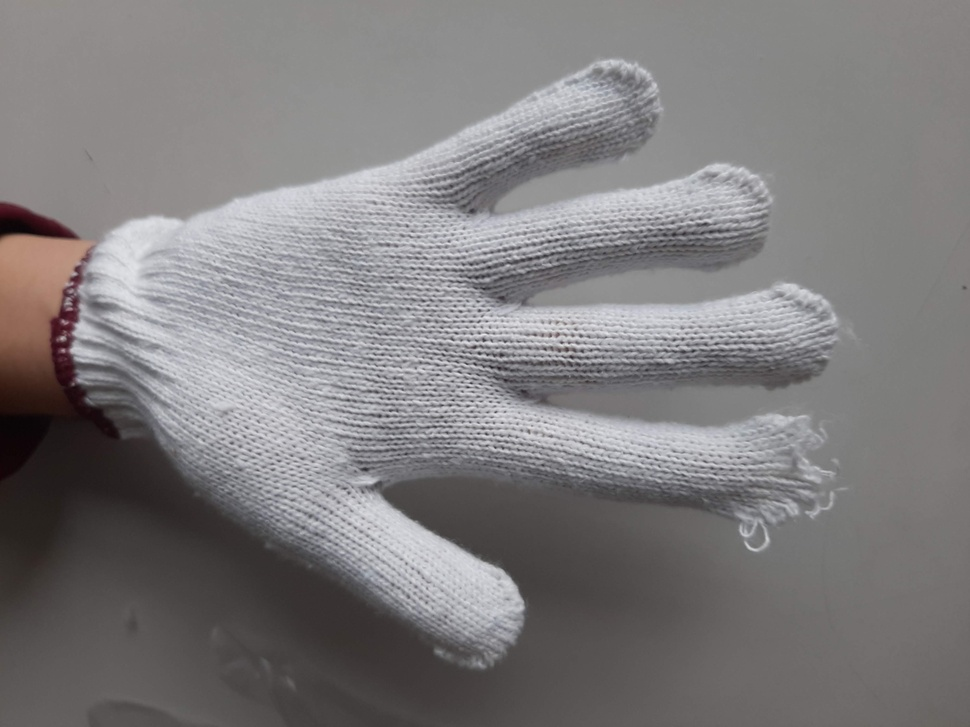
%> input picture images/fraying_1.jpg, 970 x 727 px, shrunk from 4032 x 3024 before the run
$ octave detect_fraying.m   (GNU Octave 9; MATLAB toolbox functions it lacks are replaced by stand-ins)
%> lines starting %> are read from the running program, lines starting %| are printed output that depends on the picture; in (x1, y1, x2, y2) boxes, pixels count from 0 and x2, y2 are one past the last pixel; in counts of white or black regions, pixels touching at a corner belong together; the program's own positions count from 1
clc; clear all; close all;

img = imread('images/fraying_1.jpg');
%> img is the input picture: size 727x970x3 uint8; mean R, G, B 127, 124.5, 125.4

figure("Name","RGB color space");
subplot(131); imshow(img(:,:,1)); title("R");
subplot(132); imshow(img(:,:,2)); title("G");
subplot(133); imshow(img(:,:,3)); title("B");

figure("Name", "YCbCr color space");
img_ycbcr = rgb2ycbcr(img);
%> img_ycbcr: size 727x970x3 uint8; mean of channels 1, 2, 3 123.6, 128, 129.1
subplot(131); imshow(img_ycbcr(:,:,1)); title("Y");
subplot(132); imshow(img_ycbcr(:,:,2)); title("Cb");
%> after `imshow(img_ycbcr(:,:,2))`:
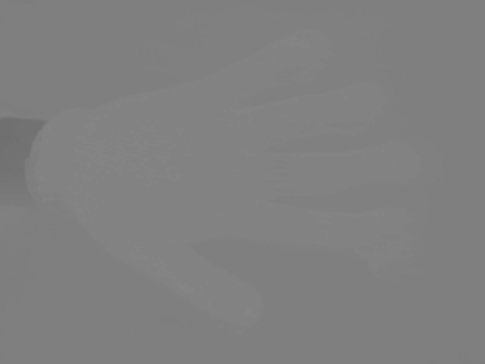
%> displayed picture: size 727x970, on the screen's scale of 0 to 255 (shown at 1/2 size); min 111, max 134, mean 128
subplot(133); imshow(img_ycbcr(:,:,3)); title("Cr");


figure("Name", "the chosen one");
img_glove = histeq(img_ycbcr(:,:,3));
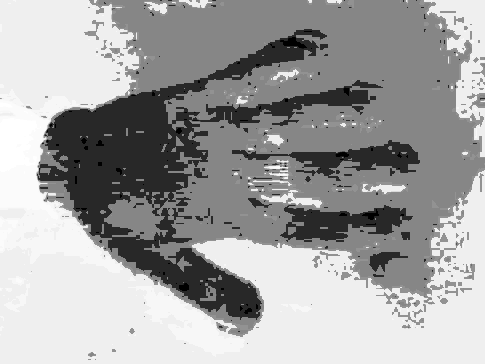
%> img_glove: size 727x970 uint8 (shown at 1/2 size); min 0, max 255, mean 162.1
imshow(img_glove);

% [6 lines of commented-out code are left out]
figure('Name','histogram');
subplot(1,2,1); plot(imhist(img_glove));
thresh = img_glove > 170;
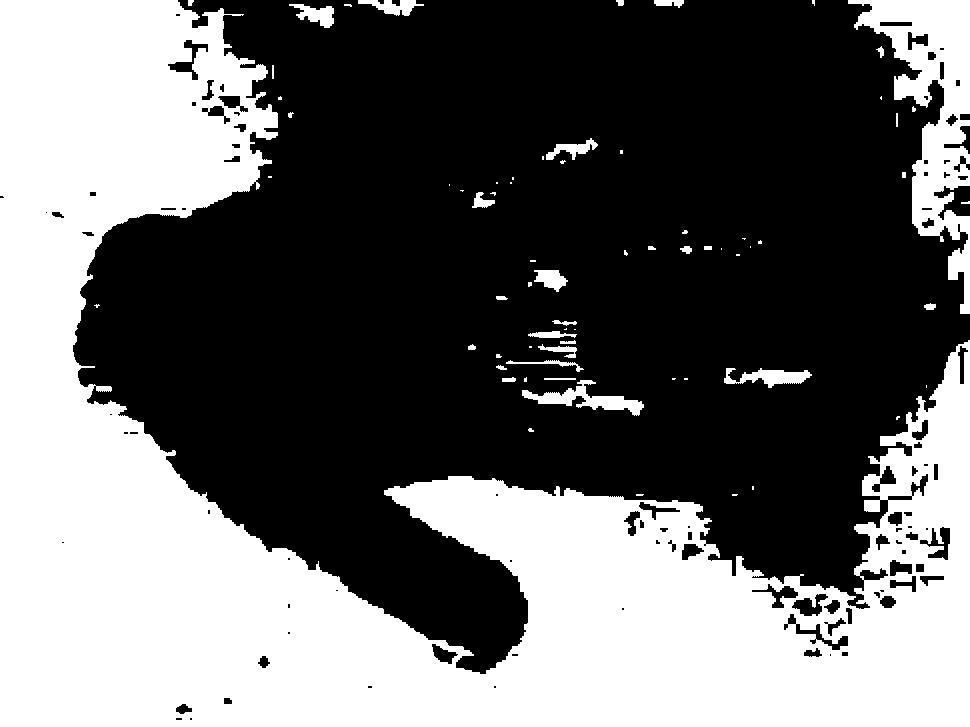
%> thresh: size 727x970 logical; 41.5% white; 70 white regions (38 under 20 px), largest, box (x1, y1, x2, y2) and area: (0, 0, 970, 727) 272586, (848, 0, 970, 314) 13824, (522, 380, 644, 416) 1464
subplot(1,2,2); imshow(thresh);

% morphology
subplot(231);imshow(thresh);title("original");

SE1 = strel('disk', 7);
SE2 = strel('diamond', 7);
img_fill = imfill(thresh, 'holes');
%> img_fill: size 727x970 logical; 42.7% white; 70 white regions (38 under 20 px), largest, box (x1, y1, x2, y2) and area: (0, 0, 970, 727) 279756, (848, 0, 970, 314) 14677, (522, 380, 644, 416) 1464
subplot(232); imshow(img_fill); title("filling");
img_open = imopen(img_fill, SE2);
%> img_open: size 727x970 logical; 41.3% white; 10 white regions, largest, box (x1, y1, x2, y2) and area: (0, 0, 970, 727) 276450, (863, 0, 970, 237) 13035, (948, 244, 970, 278) 469
subplot(233); imshow(img_open); title("opening");
img_close = imclose(img_open, SE2);
%> img_close: size 727x970 logical; 41.5% white; 10 white regions, largest, box (x1, y1, x2, y2) and area: (0, 0, 970, 727) 277257, (863, 0, 970, 237) 13359, (948, 244, 970, 278) 471
subplot(234); imshow(img_close); title("closing");
img_erode = imerode(img_close, SE2);
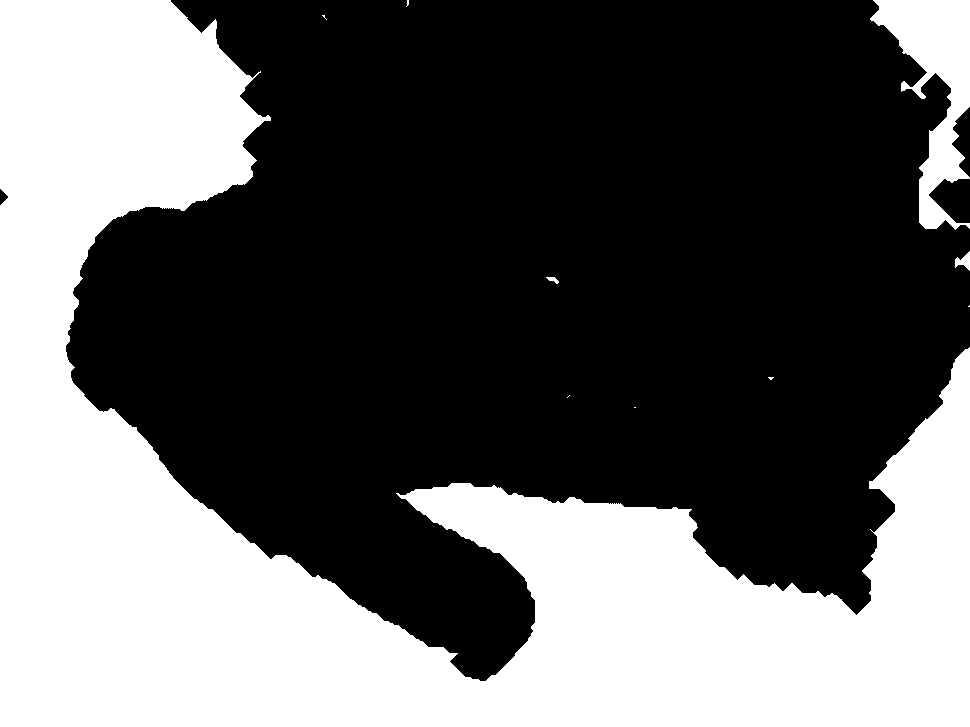
%> img_erode: size 727x970 logical; 38.7% white; 10 white regions (6 under 20 px), largest, box (x1, y1, x2, y2) and area: (0, 0, 970, 727) 263124, (870, 0, 970, 230) 9746, (955, 251, 970, 271) 156, (546, 277, 559, 284) 47
subplot(235); imshow(img_erode); title("eroding");
img_dilate = imdilate(img_erode, SE2);
subplot(236); imshow(img_dilate); title("dilating");

figure;
bw = imdilate(thresh, SE1);
%> bw: size 727x970 logical; 48.9% white; 24 white regions, largest, box (x1, y1, x2, y2) and area: (0, 0, 970, 727) 300155, (842, 0, 970, 320) 20566, (490, 314, 650, 422) 8362
bw = imdilate(bw, SE1);
%> bw: size 727x970 logical; 54.1% white; 1 black region, box (x1, y1, x2, y2) and area: (86, 0, 970, 655) 324000
bw = imdilate(bw, SE1);
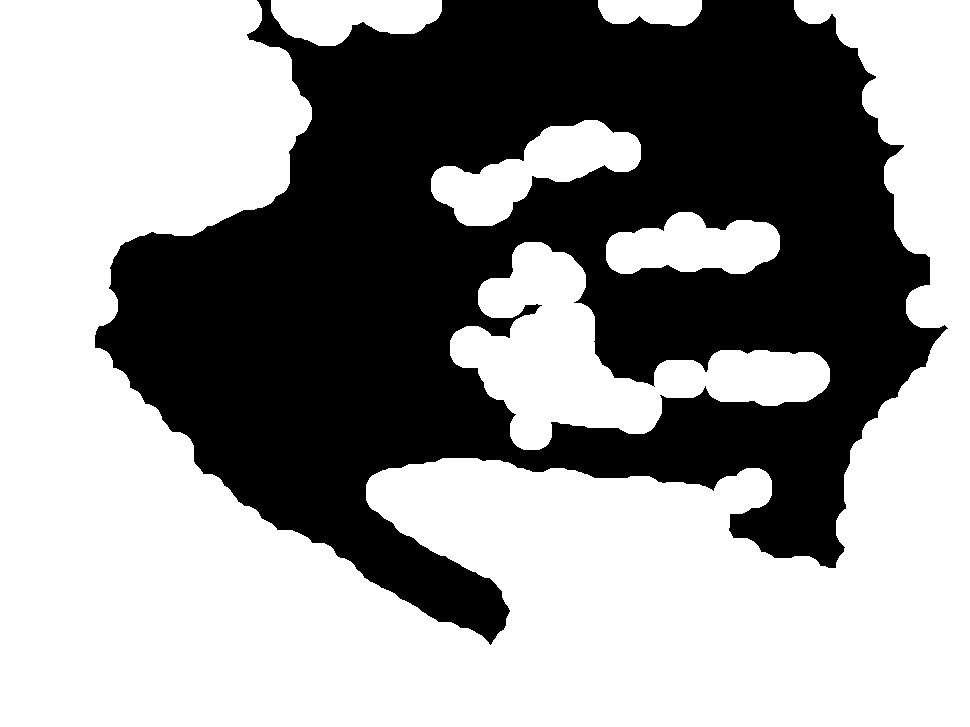
%> bw: size 727x970 logical; 59% white; 1 black region, box (x1, y1, x2, y2) and area: (95, 0, 948, 645) 288967
bw = imfill(bw, "holes");
%> bw: size 727x970 logical; 59% white; 1 black region, box (x1, y1, x2, y2) and area: (95, 0, 948, 645) 288966
perim = bwperim(bw, 8);
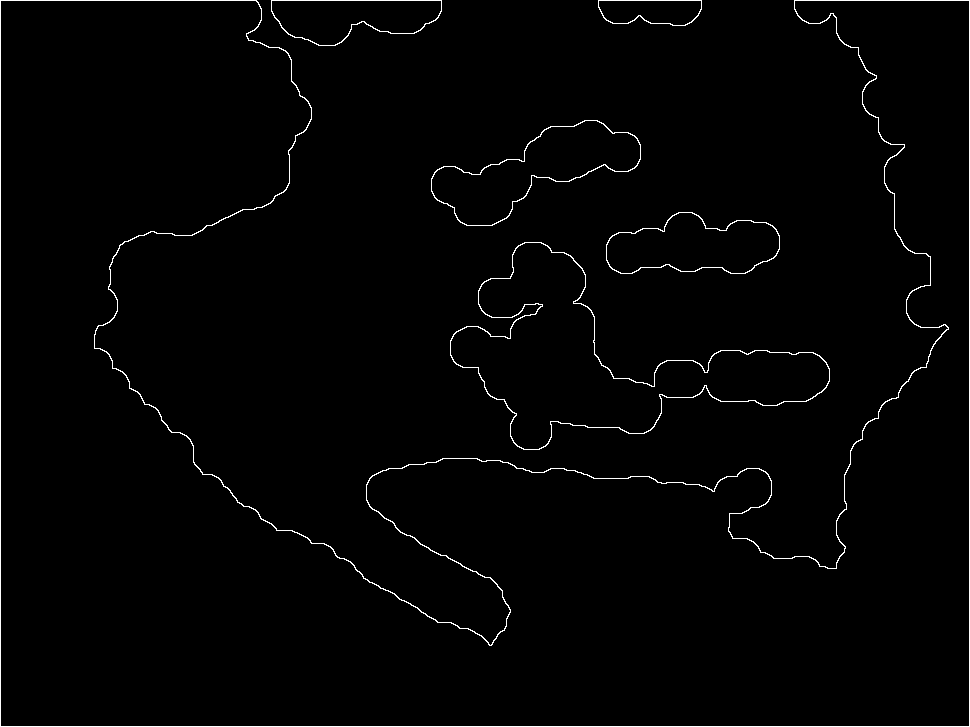
%> perim: size 727x970 logical; 1.4% white in thin lines or dots
perim = cat(3, uint8(perim)*255, uint8(perim)*255, uint8(perim)*255);
%> perim: size 727x970x3 uint8; mean of channels 1, 2, 3 3.5, 3.5, 3.5
final = imadd(img, perim);
%> final: size 727x970x3 uint8; mean of channels 1, 2, 3 128.7, 126.2, 127.1
imshow(final);

$ run again, with images/fraying_2.jpg copied over images/fraying_1.jpg
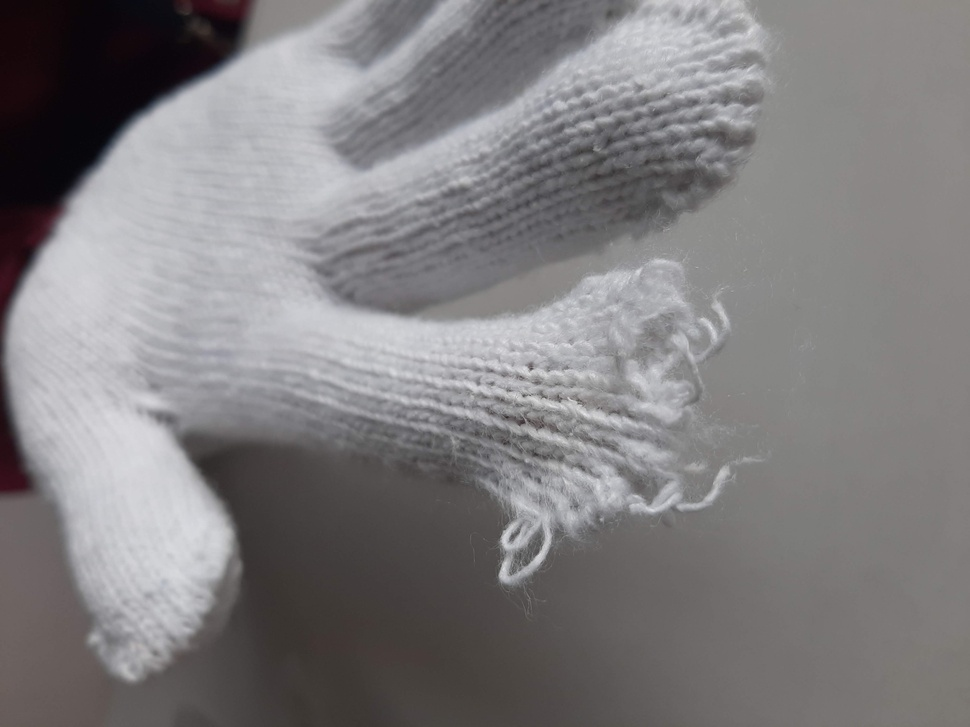
%> input picture images/fraying_2.jpg, 970 x 727 px, shrunk from 4032 x 3024 before the run
%> img is the input picture: size 727x970x3 uint8; mean R, G, B 128.1, 125.8, 127.3
%> img_ycbcr: size 727x970x3 uint8; mean of channels 1, 2, 3 124.8, 128.3, 128.9
%> `thresh = img_glove > 170;`:
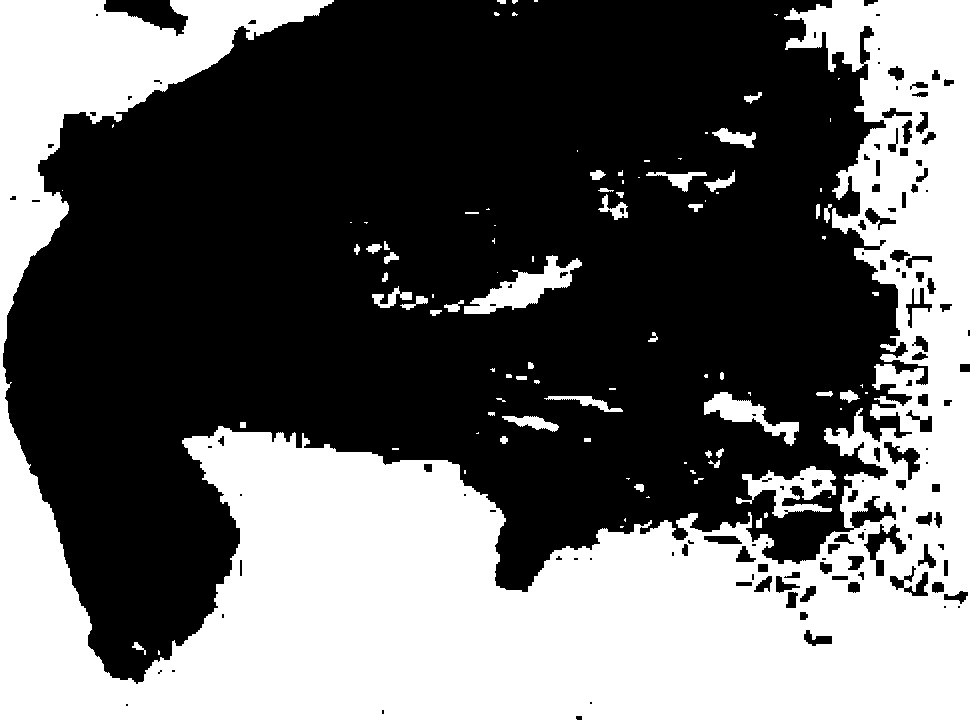
%> thresh: size 727x970 logical; 40.6% white; 96 white regions (47 under 20 px), largest, box (x1, y1, x2, y2) and area: (0, 0, 970, 727) 274834, (464, 255, 582, 314) 2527, (736, 466, 836, 518) 2213
%> img_fill: size 727x970 logical; 42% white; 96 white regions (47 under 20 px), largest, box (x1, y1, x2, y2) and area: (0, 0, 970, 727) 284726, (464, 255, 582, 314) 2581, (736, 466, 836, 518) 2320
%> img_open: size 727x970 logical; 40.2% white; 7 white regions, largest, box (x1, y1, x2, y2) and area: (0, 0, 970, 727) 246479, (0, 0, 330, 322) 32465, (479, 262, 572, 314) 2046
%> img_close: size 727x970 logical; 40.4% white; 5 white regions, box (x1, y1, x2, y2) and area: (0, 0, 970, 727) 248058, (0, 0, 330, 322) 32596, (479, 262, 572, 314) 2067, (748, 466, 833, 499) 1345, (707, 392, 759, 422) 889
%> img_erode: size 727x970 logical; 37.3% white; 9 white regions (2 under 20 px), largest, box (x1, y1, x2, y2) and area: (0, 0, 970, 727) 233033, (0, 0, 323, 315) 28368, (486, 269, 565, 307) 807
%> img_dilate: size 727x970 logical; 40.4% white; 6 white regions, box (x1, y1, x2, y2) and area: (0, 0, 970, 727) 248026, (0, 0, 330, 322) 32596, (479, 262, 572, 314) 2067, (707, 392, 759, 422) 889, (794, 466, 833, 499) 713, (748, 472, 794, 499) 608
%> `perim = bwperim(bw, 8);`:
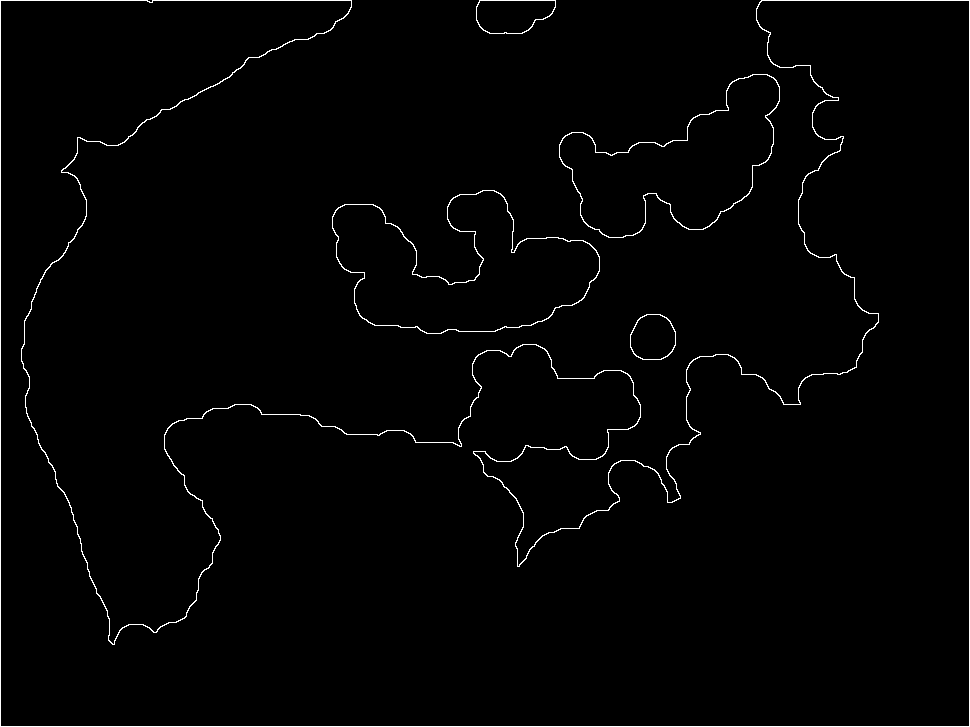
%> perim: size 727x970 logical; 1.4% white in thin lines or dots
%> final: size 727x970x3 uint8; mean of channels 1, 2, 3 129.8, 127.5, 129.1

$ run again, with images/fraying_3.jpg copied over images/fraying_1.jpg
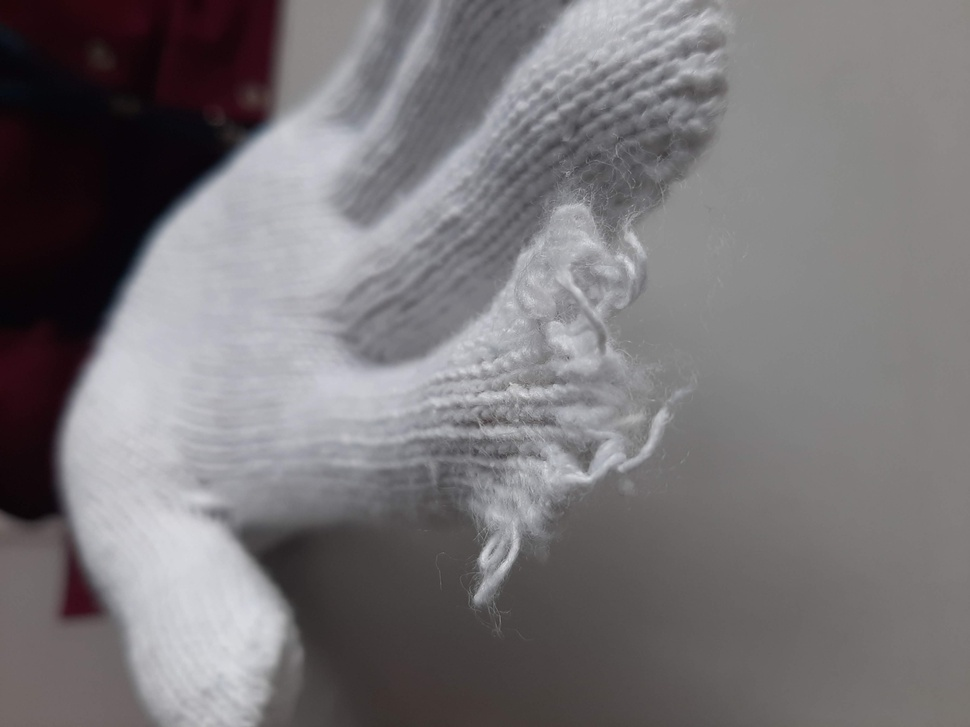
%> input picture images/fraying_3.jpg, 970 x 727 px, shrunk from 4032 x 3024 before the run
%> img is the input picture: size 727x970x3 uint8; mean R, G, B 120.4, 117.1, 119.6
%> img_ycbcr: size 727x970x3 uint8; mean of channels 1, 2, 3 117.6, 128.6, 129.3
%> `thresh = img_glove > 170;`:
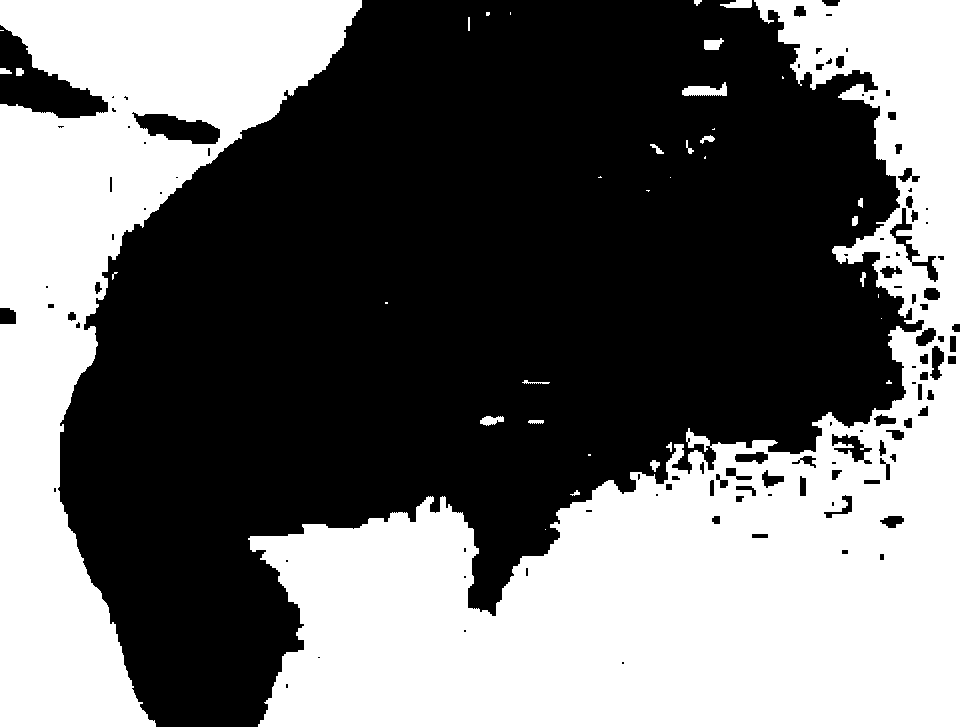
%> thresh: size 727x970 logical; 43.6% white; 37 white regions (16 under 20 px), largest, box (x1, y1, x2, y2) and area: (248, 0, 970, 727) 205237, (0, 0, 362, 727) 100571, (682, 82, 727, 96) 395
%> img_fill: size 727x970 logical; 44.7% white; 37 white regions (16 under 20 px), largest, box (x1, y1, x2, y2) and area: (248, 0, 970, 727) 211341, (0, 0, 362, 727) 102482, (682, 82, 727, 96) 395
%> img_open: size 727x970 logical; 44% white; 4 white regions, box (x1, y1, x2, y2) and area: (258, 0, 970, 727) 208325, (0, 0, 362, 727) 101887, (849, 85, 865, 100) 128, (736, 0, 752, 8) 72
%> img_close: size 727x970 logical; 44.1% white; 3 white regions, box (x1, y1, x2, y2) and area: (258, 0, 970, 727) 209122, (0, 0, 362, 727) 102061, (736, 0, 752, 8) 72
%> img_erode: size 727x970 logical; 41.5% white; 6 white regions (3 under 20 px), largest, box (x1, y1, x2, y2) and area: (265, 0, 970, 727) 197903, (0, 0, 355, 727) 94746, (851, 247, 862, 257) 28
%> img_dilate: size 727x970 logical; 44.1% white; 4 white regions, box (x1, y1, x2, y2) and area: (258, 0, 970, 727) 208984, (0, 0, 362, 727) 102061, (849, 85, 865, 100) 128, (736, 0, 752, 8) 72
%> `perim = bwperim(bw, 8);`:
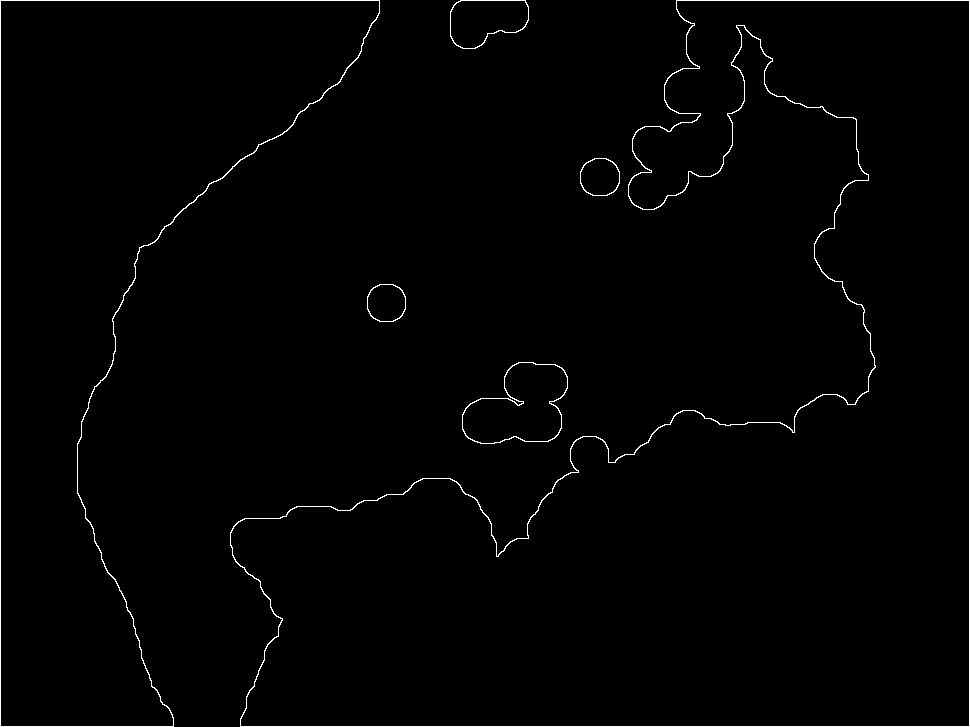
%> perim: size 727x970 logical; 1.1% white in thin lines or dots
%> final: size 727x970x3 uint8; mean of channels 1, 2, 3 121.9, 118.6, 121.1
